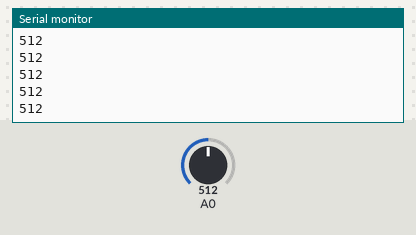
A sketch run on a simulated Arduino Uno, built with avr-gcc and run on an emulated ATmega328P. On the bench: the last lines printed to the serial monitor. The test bench sets the inputs (shaded band); at power-on: A0 = 512.

Above: at 1.2 s.
1.3 s: A0 set to 716
At 1.36 s:
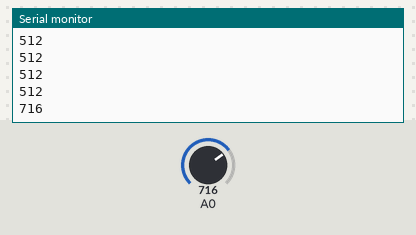
2.8 s: A0 set to 900
At 2.86 s:
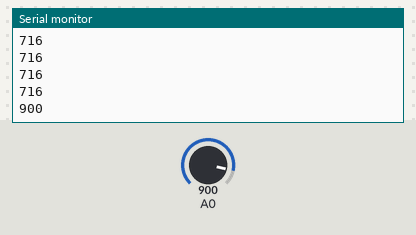
Timing chart, 0 to 5.8 s (numbered marks = the images above; inputs shaded):
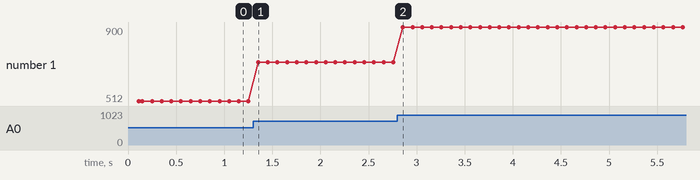

The sketch:

joystickPot.ino
```cpp
/*
 * Ian McTavish
 * July 11, 2020
 * Joystick - potentiometer
 * Goal: wire up pins of Y axis from left to right Ground, A0, VCC
 * Uses: https://www.sparkfun.com/products/9032
 */

 int y; //inital test for just the y axis

void setup() {
  // setup code, runs once:
  y = 0;
  Serial.begin(9600);
  Serial.println("Joystick potentiometer test program - y axis");
  Serial.println("Move the y axis, the serial monitor will update the values.");
  pinMode(A0, INPUT);
}

void loop() {
  // put your main code here, to run repeatedly:
  y = analogRead(A0);
  Serial.println(y);
  delay(100);

}
```

Measured:
- after the input at 1.3 s, the serial monitor: prints a new line after 0.05 s (image 1)
- after the input at 2.8 s, the serial monitor: prints a new line after 0.06 s (image 2)
- plotted number 1: 512 → 716 after the input at 1.3 s, 716 → 900 after the input at 2.8 s
